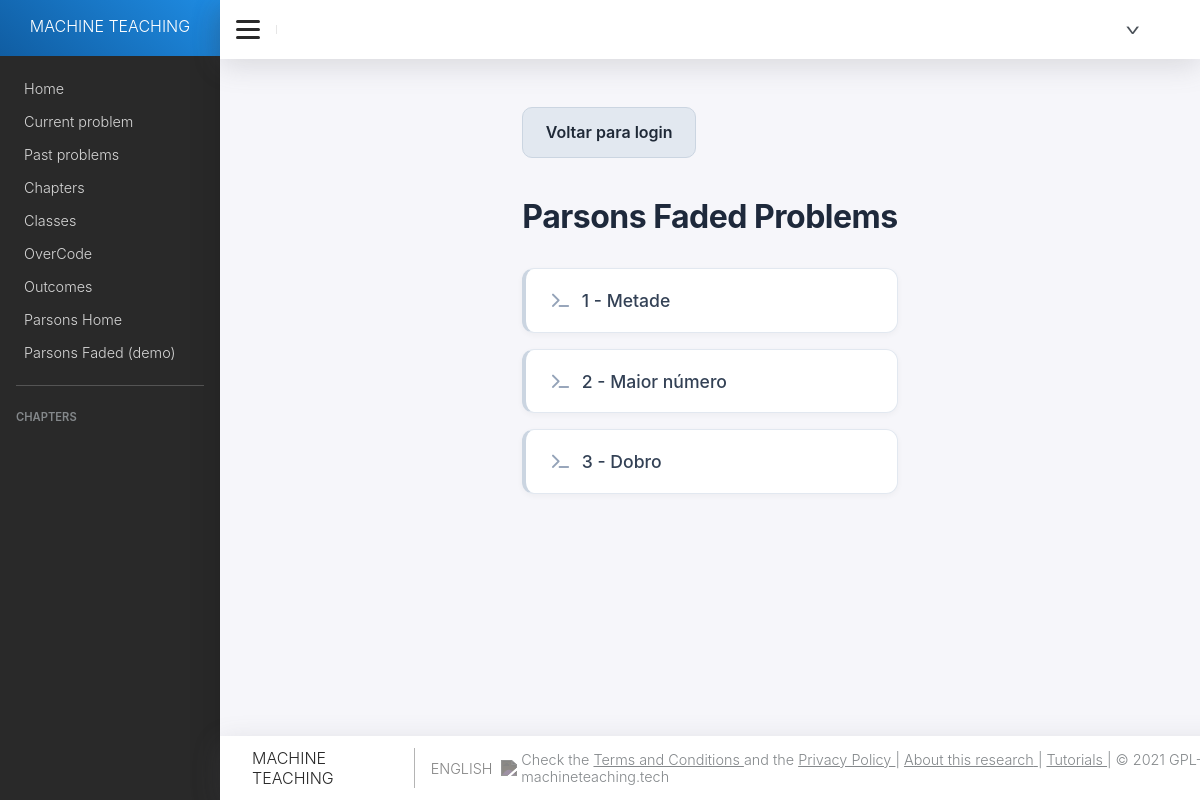
The app's page /parsons_faded/ (signed in) with its own data.
### parsons_faded/models.py (models this page shows, shortened)
class ProblemPF(models.Model):
    QUESTION_TYPES = (("C", "Code"),
                      ("M", "Multiple Choice"),
                      ("T", "Text"),
                      ("P", "Parsons Problem"),
                      ("F", "Parsons Faded Problem"))
    question_type = models.CharField(max_length=2, choices=QUESTION_TYPES,
                                     default="C")
    title = models.CharField(max_length=200, blank=False)
    content = models.TextField(blank=False)
    options = models.TextField(blank=True)
    difficulty = models.CharField(max_length=200, blank=True)
    link = models.URLField(blank=True)
    retrieved_date = models.DateTimeField(blank=True, auto_now_add=True)
    crawler = models.CharField(max_length=200, blank=True)
    hint = models.TextField(blank=True)
    objects = ProblemManagerPF()
    chapter = models.ManyToManyField(ChapterPF, through='ExerciseSetPF')
    test_case_generator = models.TextField(blank=True, null=True)
    history = HistoricalRecords()
    class Meta:
        verbose_name = ('Problem')
        verbose_name_plural = ('Problems')

### parsons_faded/views.py (the view)
# urls.py: path('', views.parsons_faded_home, name='parsons_faded_home'),
@login_required
def parsons_faded_home(request):
    problemas = ProblemPF.objects.filter(question_type='F').order_by('id')
    return render(request, 'parsons_faded_home.html', {'problemas': problemas})

### parsons_faded/templates/parsons_faded_home.html
{% extends "base.html" %}
{% block content %}
<link rel="stylesheet" href="https://cdnjs.cloudflare.com/ajax/libs/font-awesome/6.4.0/css/all.min.css">
  <div class="parsons-home">
    <div class="parsons-home-nav">
      <a class="button-secondary" href="{% url 'login' %}">Voltar para login</a>
    </div>
    <h1>Parsons Faded Problems</h1>
    {% if problemas %}
      <ul class="parsons-list">
        {% for problema in problemas %}
          <li>
            <a href="{% url 'parsons_faded_problem' problema.id %}">{{ problema.id }} - {{ problema.title }}</a>
          </li>
        {% endfor %}
      </ul>
    {% else %}
      <p>Não há problemas Parsons Faded disponíveis.</p>
    {% endif %}
  </div>
{% endblock %}

### parsons/static/css/styles.css (style rules this page uses)
html { box-sizing: border-box; }
html, body { height: 100%; }
*, *:before, *:after { box-sizing: inherit; }
:root { --primary: #2196F3; --box-shadow: rgba(100, 100, 111, 0.2) 0px 7px 29px 0px; --text-color: rgb(41, 41, 41); --red: rgb(255, 65, 65); --green: rgb(84, 210, 87); --yellow: #FEC809; }
body { margin: 0; font-family: Nunito, -apple-system, BlinkMacSystemFont, Segoe UI, Roboto, Helvetica Neue, Arial, Noto Sans, sans-serif, Apple Color Emoji, Segoe UI Emoji, Segoe UI Symbol, Noto Color Emoji !important; font-weight: 300; color: var(--text-color); font-size: 1rem; }
div { box-sizing: border-box; cursor: default; }
h1,h2,h3,h4,h5 { margin: 1.5rem 0 1rem 0; margin-top: 0; font-family: inherit; font-weight: 500; line-height: 1.2; color: var(--text-color); cursor: default; }
a { color: var(--text-color); text-decoration: none; cursor: pointer; }
.button-secondary { display: inline-block; margin-bottom: 1rem; padding: 0.9rem 1.4rem; border-radius: 10px; background: #e2e8f0; color: #1f2937; text-decoration: none; font-weight: 600; border: 1px solid #cbd5e1; }
.parsons-home { max-width: 900px; margin: 2rem auto; padding: 0 1rem; }
.parsons-home-nav { margin-bottom: 1.5rem; }
.parsons-home h1 { font-size: 2rem; font-weight: 700; color: #1e293b; margin-bottom: 2rem; letter-spacing: -0.5px; }
.parsons-list { list-style: none; padding: 0; margin: 0; display: flex; flex-direction: column; gap: 1rem; }
.parsons-list li { background: #ffffff; border: 1px solid #e2e8f0; border-left: 4px solid #cbd5e1; border-radius: 12px; box-shadow: 0 2px 6px rgba(0, 0, 0, 0.04); transition: all 0.2s ease; }
.parsons-list li a { display: flex; align-items: center; gap: 0.8rem; padding: 1.3rem 1.6rem; font-size: 1.1rem; font-weight: 500; color: #334155; text-decoration: none; cursor: pointer; }
.parsons-list li a::before { content: "\f120"; font-family: "Font Awesome 6 Free"; font-weight: 900; color: #94a3b8; font-size: 0.95rem; transition: color 0.2s ease; }

### records on screen
ProblemPF: id "1", title "Metade"
ProblemPF: id "2", title "Maior número"
ProblemPF: id "3", title "Dobro"
